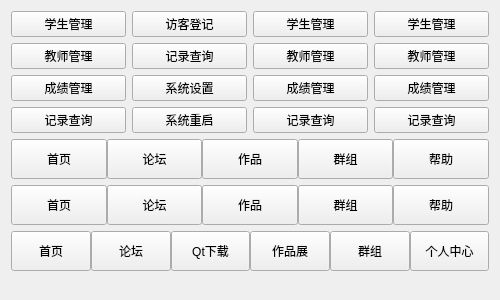
<?xml version="1.0" encoding="UTF-8"?>
<ui version="4.0">
 <class>frmNavButton</class>
 <widget class="QWidget" name="frmNavButton">
  <property name="geometry">
   <rect>
    <x>0</x>
    <y>0</y>
    <width>500</width>
    <height>300</height>
   </rect>
  </property>
  <property name="minimumSize">
   <size>
    <width>500</width>
    <height>0</height>
   </size>
  </property>
  <property name="maximumSize">
   <size>
    <width>500</width>
    <height>16777215</height>
   </size>
  </property>
  <property name="windowTitle">
   <string>Form</string>
  </property>
  <layout class="QGridLayout" name="gridLayout">
   <item row="3" column="0" colspan="4">
    <widget class="QWidget" name="widgetNav7" native="true">
     <property name="minimumSize">
      <size>
       <width>0</width>
       <height>40</height>
      </size>
     </property>
     <property name="maximumSize">
      <size>
       <width>16777215</width>
       <height>40</height>
      </size>
     </property>
     <layout class="QHBoxLayout" name="horizontalLayout_2">
      <property name="spacing">
       <number>0</number>
      </property>
      <property name="leftMargin">
       <number>0</number>
      </property>
      <property name="topMargin">
       <number>0</number>
      </property>
      <property name="rightMargin">
       <number>0</number>
      </property>
      <property name="bottomMargin">
       <number>0</number>
      </property>
      <item>
       <widget class="NavButton" name="navButton71">
        <property name="sizePolicy">
         <sizepolicy hsizetype="Minimum" vsizetype="Expanding">
          <horstretch>0</horstretch>
          <verstretch>0</verstretch>
         </sizepolicy>
        </property>
        <property name="text">
         <string>首页</string>
        </property>
       </widget>
      </item>
      <item>
       <widget class="NavButton" name="navButton72">
        <property name="sizePolicy">
         <sizepolicy hsizetype="Minimum" vsizetype="Expanding">
          <horstretch>0</horstretch>
          <verstretch>0</verstretch>
         </sizepolicy>
        </property>
        <property name="text">
         <string>论坛</string>
        </property>
       </widget>
      </item>
      <item>
       <widget class="NavButton" name="navButton73">
        <property name="sizePolicy">
         <sizepolicy hsizetype="Minimum" vsizetype="Expanding">
          <horstretch>0</horstretch>
          <verstretch>0</verstretch>
         </sizepolicy>
        </property>
        <property name="text">
         <string>Qt下载</string>
        </property>
       </widget>
      </item>
      <item>
       <widget class="NavButton" name="navButton74">
        <property name="sizePolicy">
         <sizepolicy hsizetype="Minimum" vsizetype="Expanding">
          <horstretch>0</horstretch>
          <verstretch>0</verstretch>
         </sizepolicy>
        </property>
        <property name="text">
         <string>作品展</string>
        </property>
       </widget>
      </item>
      <item>
       <widget class="NavButton" name="navButton75">
        <property name="sizePolicy">
         <sizepolicy hsizetype="Minimum" vsizetype="Expanding">
          <horstretch>0</horstretch>
          <verstretch>0</verstretch>
         </sizepolicy>
        </property>
        <property name="text">
         <string>群组</string>
        </property>
       </widget>
      </item>
      <item>
       <widget class="NavButton" name="navButton76">
        <property name="sizePolicy">
         <sizepolicy hsizetype="Minimum" vsizetype="Expanding">
          <horstretch>0</horstretch>
          <verstretch>0</verstretch>
         </sizepolicy>
        </property>
        <property name="text">
         <string>个人中心</string>
        </property>
       </widget>
      </item>
     </layout>
    </widget>
   </item>
   <item row="0" column="0">
    <widget class="QWidget" name="widgetNav1" native="true">
     <layout class="QVBoxLayout" name="verticalLayout">
      <property name="leftMargin">
       <number>0</number>
      </property>
      <property name="topMargin">
       <number>0</number>
      </property>
      <property name="rightMargin">
       <number>0</number>
      </property>
      <property name="bottomMargin">
       <number>0</number>
      </property>
      <item>
       <widget class="NavButton" name="navButton11">
        <property name="text">
         <string>学生管理</string>
        </property>
       </widget>
      </item>
      <item>
       <widget class="NavButton" name="navButton12">
        <property name="text">
         <string>教师管理</string>
        </property>
       </widget>
      </item>
      <item>
       <widget class="NavButton" name="navButton13">
        <property name="text">
         <string>成绩管理</string>
        </property>
       </widget>
      </item>
      <item>
       <widget class="NavButton" name="navButton14">
        <property name="text">
         <string>记录查询</string>
        </property>
       </widget>
      </item>
     </layout>
    </widget>
   </item>
   <item row="0" column="1">
    <widget class="QWidget" name="widgetNav2" native="true">
     <layout class="QVBoxLayout" name="verticalLayout_2">
      <property name="leftMargin">
       <number>0</number>
      </property>
      <property name="topMargin">
       <number>0</number>
      </property>
      <property name="rightMargin">
       <number>0</number>
      </property>
      <property name="bottomMargin">
       <number>0</number>
      </property>
      <item>
       <widget class="NavButton" name="navButton21">
        <property name="text">
         <string>访客登记</string>
        </property>
       </widget>
      </item>
      <item>
       <widget class="NavButton" name="navButton22">
        <property name="text">
         <string>记录查询</string>
        </property>
       </widget>
      </item>
      <item>
       <widget class="NavButton" name="navButton23">
        <property name="text">
         <string>系统设置</string>
        </property>
       </widget>
      </item>
      <item>
       <widget class="NavButton" name="navButton24">
        <property name="text">
         <string>系统重启</string>
        </property>
       </widget>
      </item>
     </layout>
    </widget>
   </item>
   <item row="1" column="0" colspan="4">
    <widget class="QWidget" name="widgetNav5" native="true">
     <property name="minimumSize">
      <size>
       <width>0</width>
       <height>40</height>
      </size>
     </property>
     <property name="maximumSize">
      <size>
       <width>16777215</width>
       <height>40</height>
      </size>
     </property>
     <layout class="QHBoxLayout" name="horizontalLayout">
      <property name="spacing">
       <number>0</number>
      </property>
      <property name="leftMargin">
       <number>0</number>
      </property>
      <property name="topMargin">
       <number>0</number>
      </property>
      <property name="rightMargin">
       <number>0</number>
      </property>
      <property name="bottomMargin">
       <number>0</number>
      </property>
      <item>
       <widget class="NavButton" name="navButton51">
        <property name="sizePolicy">
         <sizepolicy hsizetype="Minimum" vsizetype="Expanding">
          <horstretch>0</horstretch>
          <verstretch>0</verstretch>
         </sizepolicy>
        </property>
        <property name="text">
         <string>首页</string>
        </property>
       </widget>
      </item>
      <item>
       <widget class="NavButton" name="navButton52">
        <property name="sizePolicy">
         <sizepolicy hsizetype="Minimum" vsizetype="Expanding">
          <horstretch>0</horstretch>
          <verstretch>0</verstretch>
         </sizepolicy>
        </property>
        <property name="text">
         <string>论坛</string>
        </property>
       </widget>
      </item>
      <item>
       <widget class="NavButton" name="navButton53">
        <property name="sizePolicy">
         <sizepolicy hsizetype="Minimum" vsizetype="Expanding">
          <horstretch>0</horstretch>
          <verstretch>0</verstretch>
         </sizepolicy>
        </property>
        <property name="text">
         <string>作品</string>
        </property>
       </widget>
      </item>
      <item>
       <widget class="NavButton" name="navButton54">
        <property name="sizePolicy">
         <sizepolicy hsizetype="Minimum" vsizetype="Expanding">
          <horstretch>0</horstretch>
          <verstretch>0</verstretch>
         </sizepolicy>
        </property>
        <property name="text">
         <string>群组</string>
        </property>
       </widget>
      </item>
      <item>
       <widget class="NavButton" name="navButton55">
        <property name="sizePolicy">
         <sizepolicy hsizetype="Minimum" vsizetype="Expanding">
          <horstretch>0</horstretch>
          <verstretch>0</verstretch>
         </sizepolicy>
        </property>
        <property name="text">
         <string>帮助</string>
        </property>
       </widget>
      </item>
     </layout>
    </widget>
   </item>
   <item row="2" column="0" colspan="4">
    <widget class="QWidget" name="widgetNav6" native="true">
     <property name="minimumSize">
      <size>
       <width>0</width>
       <height>40</height>
      </size>
     </property>
     <property name="maximumSize">
      <size>
       <width>16777215</width>
       <height>40</height>
      </size>
     </property>
     <layout class="QHBoxLayout" name="horizontalLayout_3">
      <property name="spacing">
       <number>0</number>
      </property>
      <property name="leftMargin">
       <number>0</number>
      </property>
      <property name="topMargin">
       <number>0</number>
      </property>
      <property name="rightMargin">
       <number>0</number>
      </property>
      <property name="bottomMargin">
       <number>0</number>
      </property>
      <item>
       <widget class="NavButton" name="navButton61">
        <property name="sizePolicy">
         <sizepolicy hsizetype="Minimum" vsizetype="Expanding">
          <horstretch>0</horstretch>
          <verstretch>0</verstretch>
         </sizepolicy>
        </property>
        <property name="text">
         <string>首页</string>
        </property>
       </widget>
      </item>
      <item>
       <widget class="NavButton" name="navButton62">
        <property name="sizePolicy">
         <sizepolicy hsizetype="Minimum" vsizetype="Expanding">
          <horstretch>0</horstretch>
          <verstretch>0</verstretch>
         </sizepolicy>
        </property>
        <property name="text">
         <string>论坛</string>
        </property>
       </widget>
      </item>
      <item>
       <widget class="NavButton" name="navButton63">
        <property name="sizePolicy">
         <sizepolicy hsizetype="Minimum" vsizetype="Expanding">
          <horstretch>0</horstretch>
          <verstretch>0</verstretch>
         </sizepolicy>
        </property>
        <property name="text">
         <string>作品</string>
        </property>
       </widget>
      </item>
      <item>
       <widget class="NavButton" name="navButton64">
        <property name="sizePolicy">
         <sizepolicy hsizetype="Minimum" vsizetype="Expanding">
          <horstretch>0</horstretch>
          <verstretch>0</verstretch>
         </sizepolicy>
        </property>
        <property name="text">
         <string>群组</string>
        </property>
       </widget>
      </item>
      <item>
       <widget class="NavButton" name="navButton65">
        <property name="sizePolicy">
         <sizepolicy hsizetype="Minimum" vsizetype="Expanding">
          <horstretch>0</horstretch>
          <verstretch>0</verstretch>
         </sizepolicy>
        </property>
        <property name="text">
         <string>帮助</string>
        </property>
       </widget>
      </item>
     </layout>
    </widget>
   </item>
   <item row="0" column="2">
    <widget class="QWidget" name="widgetNav3" native="true">
     <layout class="QVBoxLayout" name="verticalLayout_3">
      <property name="spacing">
       <number>6</number>
      </property>
      <property name="leftMargin">
       <number>0</number>
      </property>
      <property name="topMargin">
       <number>0</number>
      </property>
      <property name="rightMargin">
       <number>0</number>
      </property>
      <property name="bottomMargin">
       <number>0</number>
      </property>
      <item>
       <widget class="NavButton" name="navButton31">
        <property name="text">
         <string>学生管理</string>
        </property>
       </widget>
      </item>
      <item>
       <widget class="NavButton" name="navButton32">
        <property name="text">
         <string>教师管理</string>
        </property>
       </widget>
      </item>
      <item>
       <widget class="NavButton" name="navButton33">
        <property name="text">
         <string>成绩管理</string>
        </property>
       </widget>
      </item>
      <item>
       <widget class="NavButton" name="navButton34">
        <property name="text">
         <string>记录查询</string>
        </property>
       </widget>
      </item>
     </layout>
    </widget>
   </item>
   <item row="0" column="3">
    <widget class="QWidget" name="widgetNav4" native="true">
     <layout class="QVBoxLayout" name="verticalLayout_4">
      <property name="leftMargin">
       <number>0</number>
      </property>
      <property name="topMargin">
       <number>0</number>
      </property>
      <property name="rightMargin">
       <number>0</number>
      </property>
      <property name="bottomMargin">
       <number>0</number>
      </property>
      <item>
       <widget class="NavButton" name="navButton41">
        <property name="text">
         <string>学生管理</string>
        </property>
       </widget>
      </item>
      <item>
       <widget class="NavButton" name="navButton42">
        <property name="text">
         <string>教师管理</string>
        </property>
       </widget>
      </item>
      <item>
       <widget class="NavButton" name="navButton43">
        <property name="text">
         <string>成绩管理</string>
        </property>
       </widget>
      </item>
      <item>
       <widget class="NavButton" name="navButton44">
        <property name="text">
         <string>记录查询</string>
        </property>
       </widget>
      </item>
     </layout>
    </widget>
   </item>
   <item row="4" column="0" colspan="4">
    <spacer name="verticalSpacer">
     <property name="orientation">
      <enum>Qt::Vertical</enum>
     </property>
     <property name="sizeHint" stdset="0">
      <size>
       <width>20</width>
       <height>40</height>
      </size>
     </property>
    </spacer>
   </item>
  </layout>
 </widget>
 <customwidgets>
  <customwidget>
   <class>NavButton</class>
   <extends>QPushButton</extends>
   <header>navbutton/navbutton.h</header>
  </customwidget>
 </customwidgets>
 <resources/>
 <connections/>
</ui>
